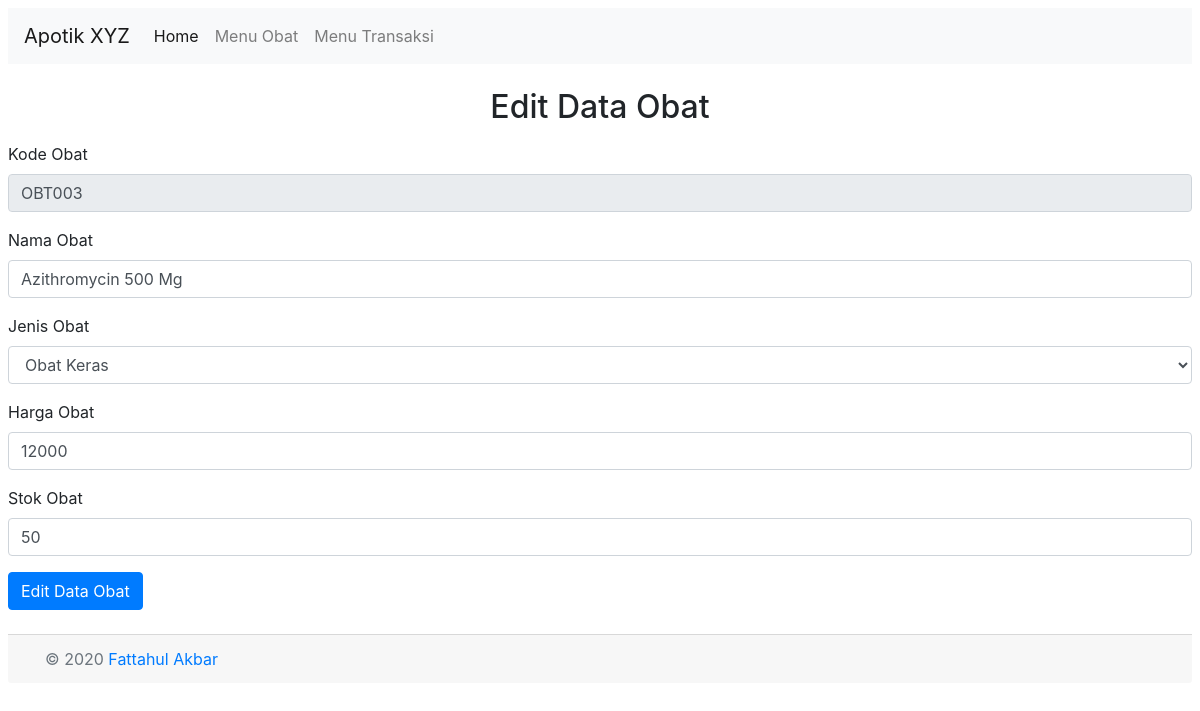
The app's page /?page=obatupdate&kdobat=OBT003 with its own data.
### tables this page shows
CREATE TABLE `obat` (
  `kdobat` varchar(50) NOT NULL,
  `nmobat` varchar(50) NOT NULL,
  `jnsobat` varchar(50) NOT NULL,
  `hrgobat` double NOT NULL,
  `stokobat` int(11) NOT NULL
);

### obat/obatupdate.php (the view, shortened to what this page needs)
<?php
$queryGetObat = mysqli_query($connection, "SELECT * FROM obat WHERE kdobat='$_GET[kdobat]'");
$rowGetObat = mysqli_fetch_array($queryGetObat);
?>
    <h2 class="text-center">Edit Data Obat</h2><p></p>
    <form action="" method="post">
        <div class="form-group">
            <label for="kdobat">Kode Obat</label>
            <input type="text" class="form-control" id="kdobat" name="kdobat"
                   value="<?php echo $rowGetObat['kdobat'] ?>" readonly>
        </div>
        <div class="form-group">
            <label for="nmobat">Nama Obat</label>
            <input type="text" class="form-control" id="nmobat" name="nmobat"
                   value="<?php echo $rowGetObat['nmobat'] ?>" required>
        </div>
        <div class="form-group">
            <label for="jnsobat">Jenis Obat</label>
            <select class="form-control" id="jnsobat" name="jnsobat" required>
                <option <?php if ($rowGetObat['jnsobat'] == "Obat Keras") {
                    echo "selected";
                } ?> value="Obat Keras">Obat Keras
                </option>
            </select>
        </div>
        <div class="form-group">
            <label for="hrgobat">Harga Obat</label>
            <input type="text" class="form-control" id="hrgobat" name="hrgobat"
                   value="<?php echo $rowGetObat['hrgobat'] ?>" required>
        </div>
        <div class="form-group">
            <label for="stokobat">Stok Obat</label>
            <input type="number" class="form-control" id="stokobat" name="stokobat"
                   value="<?php echo $rowGetObat['stokobat'] ?>" required>
        </div>
        <input type="submit" class="btn btn-primary" name="simpan" value="Edit Data Obat">
    </form><br>

### records on screen
obat: kdobat "OBT003", nmobat "Azithromycin 500 Mg", jnsobat "Obat Keras", hrgobat "12000", stokobat "50"
